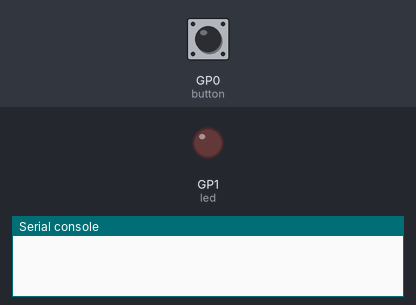
Bench run of a program on a simulated Raspberry Pi Pico running CircuitPython. Parts: output pins drawn as LEDs (lit = HIGH), the last lines printed to the serial console. Wiring (from the project's diagram.json): button on GP0, red LED on GP1. The test bench sets the inputs (shaded band); at power-on: GP0 (button) HIGH.

Above: at 1.2 s.
1.3 s: GP0 (button) pulled LOW for 0.15 s
At 2.5 s:
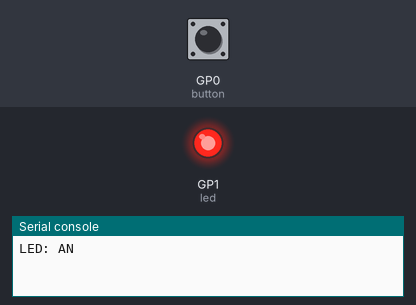
2.9 s: GP0 (button) pulled LOW for 1 s
At 3.8 s:
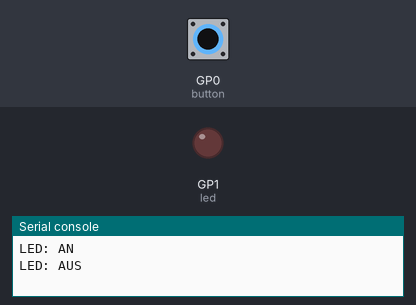
5.4 s: GP0 (button) pulled LOW for 3.2 s
At 5.8 s:
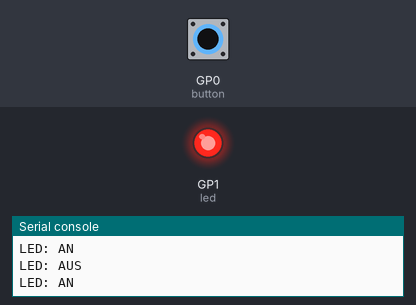
Timing chart, 0 to 8.4 s (numbered marks = the images above; inputs shaded):
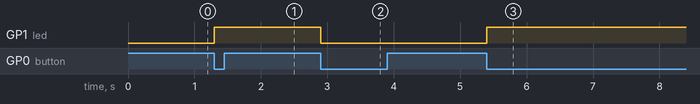

Measured:
- after the input at 1.3 s, GP1 (led): LOW → HIGH at once
- after the input at 2.9 s, GP1 (led): HIGH → LOW at once
- after the input at 5.4 s, GP1 (led): LOW → HIGH at once

The program:

code.py
```python
import time
import board
import digitalio

# Taster an GP0 (Eingang mit Pull-Up)
button_pin = board.GP0
button = digitalio.DigitalInOut(button_pin)
button.direction = digitalio.Direction.INPUT
button.pull = digitalio.Pull.UP

# LED an GP1 (Ausgang)
led_pin = board.GP1
led = digitalio.DigitalInOut(led_pin)
led.direction = digitalio.Direction.OUTPUT

last_button_state = True  # Pull-Up: Ruhezustand = True (HIGH)

while True:
    current_button_state = button.value

    # Flanke erkennen: Taster wurde gerade gedrueckt (HIGH -> LOW)
    if last_button_state and not current_button_state:
        led.value = not led.value  # LED-Zustand umschalten
        print("LED: " + ("AN" if led.value else "AUS"))

    last_button_state = current_button_state
    time.sleep(0.1)  # Entprellung
```
